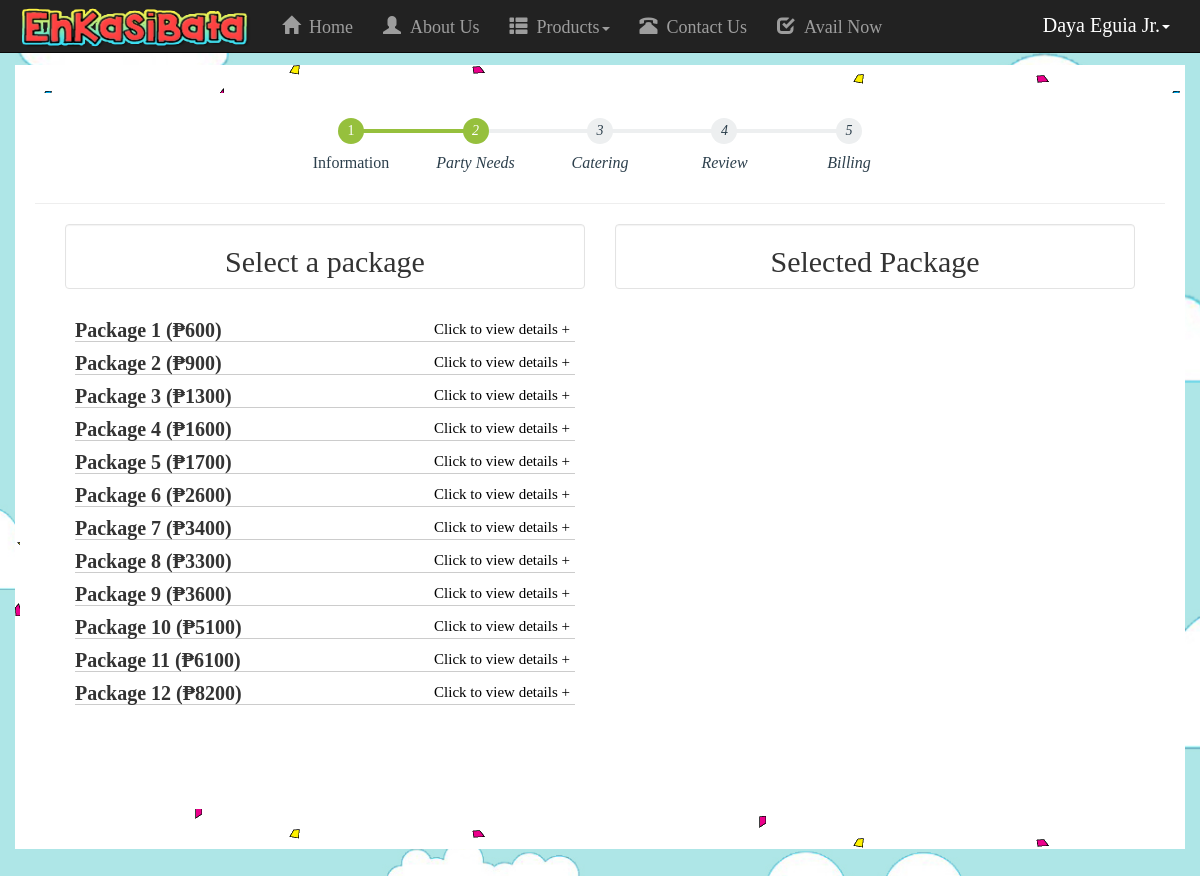
/User/PNCS/index.php (signed in), run on the app's committed database.
### tables this page shows
CREATE TABLE IF NOT EXISTS `users_tbl` (
  `u_id` varchar(5) NOT NULL,
  `u_fname` varchar(20) NOT NULL,
  `u_lname` varchar(20) NOT NULL,
  `u_mname` varchar(20) NOT NULL,
  `u_address` varchar(50) NOT NULL,
  `tnumber` int(12) NOT NULL,
  `mnumber` varchar(12) NOT NULL,
  `u_acc` varchar(20) NOT NULL,
  `u_pass` varchar(20) NOT NULL,
  `u_email` varchar(255) NOT NULL,
  `u_dateReg` varchar(40) NOT NULL,
  `u_timereg` varchar(10) NOT NULL,
  `u_secAns` varchar(255) NOT NULL,
  `s_id` varchar(255) NOT NULL,
  `u_status` int(2) NOT NULL,
  `u_type` varchar(5) NOT NULL
);

CREATE TABLE IF NOT EXISTS `packages_tbl` (
  `pk_id` int(11) NOT NULL,
  `pk_name` varchar(255) NOT NULL,
  `pk_content` varchar(255) NOT NULL,
  `pk_quan` varchar(255) NOT NULL,
  `pk_price` int(11) NOT NULL,
  `pk_status` varchar(11) NOT NULL,
  `pk_suggest` varchar(255) NOT NULL
);

### User/PNCS/index.php (the view, shortened to what this page needs)
<!DOCTYPE html>
<?php
if(isset($_SESSION['u_id'])){
$u_id = $_SESSION['u_id'];
$qry = mysql_query("SELECT * FROM users_tbl where u_id = '$u_id'");
$result = $qry;
    while($qry = mysql_fetch_array($result)){
        $fname = $qry['u_fname'];
        $lname = $qry['u_lname'];
        $fname = ucwords($fname);
        $lname = ucwords($lname);
    }
}else{
    header('location:../../index.php');
}
?>
<html lang="en">
<head>
    <link href="../../css/bootstrap.css" rel="stylesheet">
    <link href="../../css/heroic-features.css" rel="stylesheet">
</head>
<body>
    <nav class="navbar navbar-inverse navbar-fixed-top" role="navigation">
        <div class="container">
            <div class="navbar-header">
                <a class="navbar-brand" href="index.php"><img src = '../../images/logoliit.png'></a>
            </div>
            <div class="collapse navbar-collapse" id="bs-example-navbar-collapse-1">
                <ul class="nav navbar-nav" style = 'font-size:18px;'>
                    <li>
                        <a href="../index.php"><span class ='glyphicon glyphicon-home'></span>&nbsp&nbspHome</a>
                    </li>
                    <li>
                        <a href="../About Us.php"><span class ='glyphicon glyphicon-user'></span>&nbsp&nbspAbout Us</a>
                    </li>
                    <li class="dropdown">
                      <a href="#" class="dropdown-toggle" data-toggle="dropdown"><span class ='glyphicon glyphicon-th-list'></span>&nbsp&nbspProducts<span class="caret"></span></a>
                    </li>
                    <li>
                        <a href="#"><span class ='glyphicon glyphicon-phone-alt'></span>&nbsp&nbspContact Us</a>
                    </li>
                    <li>
                        <a href="#"><span class ='glyphicon glyphicon-check'></span>&nbsp&nbspAvail Now</a>
                    </li>
                </ul>
                <ul class="nav navbar-nav navbar-right" style = 'font-size:20px;'>
                    <li class="dropdown">
                      <a style = 'color:#fff;' href="#" class="dropdown-toggle" data-toggle="dropdown" role="button"><?php echo $fname."&nbsp".$lname; ?><span class="caret"></span></a>
                    </li>
                </ul>
            </div>
        </div>
    </nav>
    <div class="container jumbotron forbody">
    <br>
        <div class="col-lg-12 well1">
            <nav>
                <ol class="cd-multi-steps text-bottom count">
                    <li class="visited"><a href="#0" class="not-active">Information</a></li>
                    <li class="current"><em>Party Needs</em></li>
                    <li><em>Catering</em></li>
                    <li><em>Review</em></li>
                    <li><em>Billing</em></li>
                </ol>
            </nav>
            <hr>
            <div class="col-lg-12">
              <div class="col-lg-6">
                <div class='col-lg-12 well'>
                <h2>Select a package</h2>
                </div>
                <ul id="toggle-view" class="scroll containspackages">
                <?php
                  $thisqry = mysql_query("SELECT * FROM packages_tbl");
                            while($etopo = mysql_fetch_array($thisqry)){
                            echo "<li>";
                                echo "<h3>".$etopo['pk_name']."&nbsp(₱".$etopo['pk_price'].")</h3>";
                                echo "<span>Click to view details  +</span>";
                                echo "</li>";
                            }
                    ?>
                </ul>
              </div>
              <div class='col-lg-6'>
                <div class='col-lg-12 well'>
                <h2>Selected Package</h2>
                </div>
                <div class='col-lg-12' id='selectedpackage'>
                </div>
              </div>
            </div>
        </div>
    </div>
</body>
</html>

### css/heroic-features.css (style rules this page uses)
body { padding-top: 85px; background-image: url("../images/page-bg-1.jpg"); background-repeat: no-repeat; background-size:100%; background-position: center; background-attachment: fixed; font-family: 'San'; font-size: 18px; padding-bottom: 10px; }
.forbody { background-color:#fff; margin-top: -20px; padding-top: 2px; padding-bottom: 20px; padding-left: 5px; padding-right: 5px; background-image: url("../images/background-con.png"); }

### data on the page
users_tbl: u_fname "Daya", u_lname "Eguia Jr."
packages_tbl: pk_name "Package 1", pk_price "600"
packages_tbl: pk_name "Package 2", pk_price "900"
packages_tbl: pk_name "Package 3", pk_price "1300"
packages_tbl: pk_name "Package 4", pk_price "1600"
packages_tbl: pk_name "Package 5", pk_price "1700"
packages_tbl: pk_name "Package 6", pk_price "2600"
packages_tbl: pk_name "Package 7", pk_price "3400"
packages_tbl: pk_name "Package 8", pk_price "3300"
packages_tbl: pk_name "Package 9", pk_price "3600"
packages_tbl: pk_name "Package 10", pk_price "5100"
packages_tbl: pk_name "Package 11", pk_price "6100"
packages_tbl: pk_name "Package 12", pk_price "8200"
